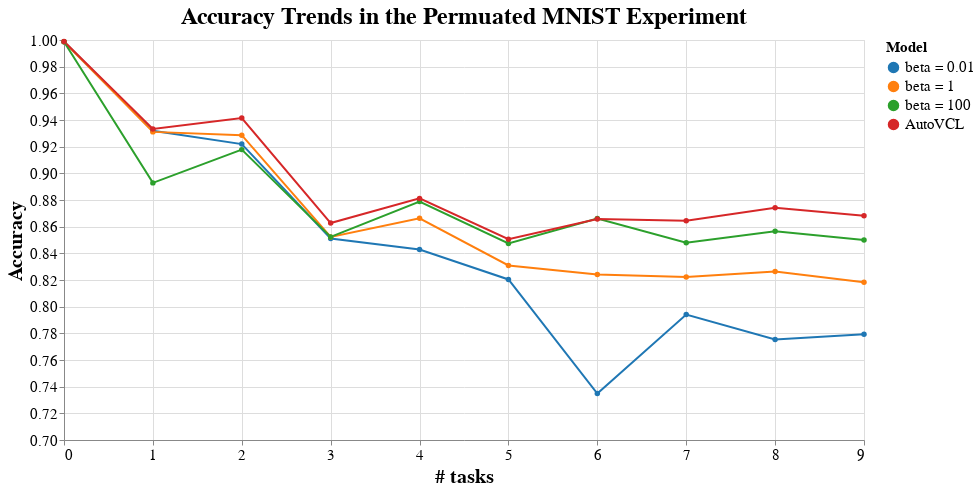

Write notebook code for a chart like this one.
### Code cell
plot_trends([mixed_trends_1, mixed_trends_2, mixed_trends_3, mixed_trends_4])

### Figure 1 — Vega-Lite specification as saved in the notebook (floating-point values rounded to 4 significant figures)
{"config": {"view": {"continuousWidth": 400, "continuousHeight": 300}, "axis": {"labelFontSize": 15, "titleFontSize": 20}, "legend": {"labelFontSize": 15, "titleFontSize": 15}, "title": {"fontSize": 24}}, "data": {"name": "data-f493c756c8cdf3962f4aca94aba48680"}, "mark": {"type": "line", "point": true}, "encoding": {"color": {"field": "Series", "legend": {"title": "Model"}, "scale": {"scheme": "category10"}, "sort": ["beta = 0.01", "beta = 1", "beta = 100", "AutoVCL"], "type": "nominal"}, "tooltip": [{"field": "# of tasks", "type": "quantitative"}, {"field": "Values", "type": "quantitative"}, {"field": "Series", "type": "nominal"}], "x": {"axis": {"values": [0, 1, 2, 3, 4, 5, 6, 7, 8, 9]}, "field": "# of tasks", "title": "# tasks", "type": "quantitative"}, "y": {"field": "Values", "scale": {"domain": [0.7, 1]}, "title": "Accuracy", "type": "quantitative"}}, "height": 400, "title": "Accuracy Trends in the Permuated MNIST Experiment", "width": 800, "$schema": "https://vega.github.io/schema/vega-lite/v4.17.0.json", "datasets": {"data-f493c756c8cdf3962f4aca94aba48680": [{"# of tasks": 0, "Series": "beta = 0.01", "Values": 0.9987}, {"# of tasks": 1, "Series": "beta = 0.01", "Values": 0.9319}, {"# of tasks": 2, "Series": "beta = 0.01", "Values": 0.9219}, {"# of tasks": 3, "Series": "beta = 0.01", "Values": 0.8511}, {"# of tasks": 4, "Series": "beta = 0.01", "Values": 0.8429}, {"# of tasks": 5, "Series": "beta = 0.01", "Values": 0.8204}, {"# of tasks": 6, "Series": "beta = 0.01", "Values": 0.7349}, {"# of tasks": 7, "Series": "beta = 0.01", "Values": 0.7941}, {"# of tasks": 8, "Series": "beta = 0.01", "Values": 0.7754}, {"# of tasks": 9, "Series": "beta = 0.01", "Values": 0.7794}, {"# of tasks": 0, "Series": "beta = 1", "Values": 0.9987}, {"# of tasks": 1, "Series": "beta = 1", "Values": 0.9311}, {"# of tasks": 2, "Series": "beta = 1", "Values": 0.9286}, {"# of tasks": 3, "Series": "beta = 1", "Values": 0.8523}, {"# of tasks": 4, "Series": "beta = 1", "Values": 0.8663}, {"# of tasks": 5, "Series": "beta = 1", "Values": 0.8309}, {"# of tasks": 6, "Series": "beta = 1", "Values": 0.8241}, {"# of tasks": 7, "Series": "beta = 1", "Values": 0.8222}, {"# of tasks": 8, "Series": "beta = 1", "Values": 0.8264}, {"# of tasks": 9, "Series": "beta = 1", "Values": 0.8183}, {"# of tasks": 0, "Series": "beta = 100", "Values": 0.9987}, {"# of tasks": 1, "Series": "beta = 100", "Values": 0.8928}, {"# of tasks": 2, "Series": "beta = 100", "Values": 0.9178}, {"# of tasks": 3, "Series": "beta = 100", "Values": 0.8523}, {"# of tasks": 4, "Series": "beta = 100", "Values": 0.8789}, {"# of tasks": 5, "Series": "beta = 100", "Values": 0.8474}, {"# of tasks": 6, "Series": "beta = 100", "Values": 0.8662}, {"# of tasks": 7, "Series": "beta = 100", "Values": 0.8479}, {"# of tasks": 8, "Series": "beta = 100", "Values": 0.8565}, {"# of tasks": 9, "Series": "beta = 100", "Values": 0.85}, {"# of tasks": 0, "Series": "AutoVCL", "Values": 0.999}, {"# of tasks": 1, "Series": "AutoVCL", "Values": 0.9332}, {"# of tasks": 2, "Series": "AutoVCL", "Values": 0.9415}, {"# of tasks": 3, "Series": "AutoVCL", "Values": 0.8627}, {"# of tasks": 4, "Series": "AutoVCL", "Values": 0.8812}, {"# of tasks": 5, "Series": "AutoVCL", "Values": 0.8506}, {"# of tasks": 6, "Series": "AutoVCL", "Values": 0.8658}, {"# of tasks": 7, "Series": "AutoVCL", "Values": 0.8645}, {"# of tasks": 8, "Series": "AutoVCL", "Values": 0.8742}, {"# of tasks": 9, "Series": "AutoVCL", "Values": 0.8681}]}}
